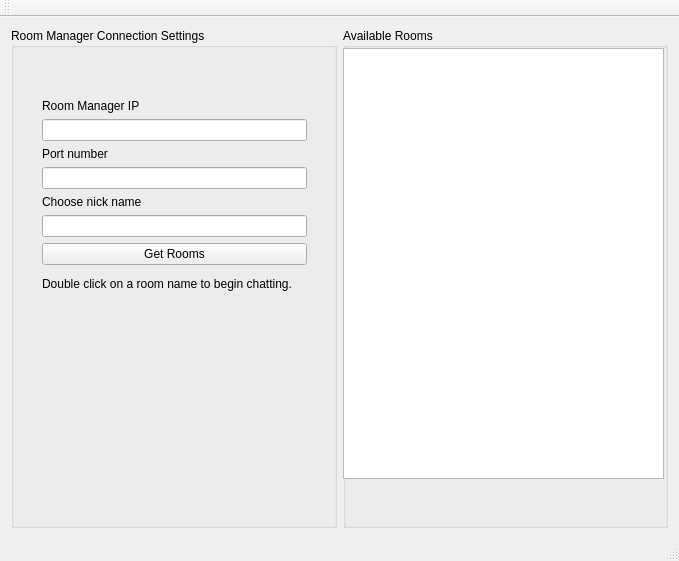
<?xml version="1.0" encoding="UTF-8"?>
<ui version="4.0">
 <class>MainWindow</class>
 <widget class="QMainWindow" name="MainWindow">
  <property name="geometry">
   <rect>
    <x>0</x>
    <y>0</y>
    <width>679</width>
    <height>561</height>
   </rect>
  </property>
  <property name="windowTitle">
   <string>MainWindow</string>
  </property>
  <widget class="QWidget" name="centralWidget">
   <layout class="QGridLayout" name="gridLayout">
    <item row="0" column="0">
     <widget class="QGroupBox" name="groupBox">
      <property name="title">
       <string>Room Manager Connection Settings</string>
      </property>
      <widget class="QWidget" name="">
       <property name="geometry">
        <rect>
         <x>20</x>
         <y>60</y>
         <width>287</width>
         <height>220</height>
        </rect>
       </property>
       <layout class="QVBoxLayout" name="verticalLayout_2">
        <item>
         <layout class="QVBoxLayout" name="verticalLayout">
          <item>
           <widget class="QLabel" name="label">
            <property name="text">
             <string>Room Manager IP</string>
            </property>
           </widget>
          </item>
          <item>
           <widget class="QLineEdit" name="hostAddress"/>
          </item>
          <item>
           <widget class="QLabel" name="label_2">
            <property name="text">
             <string>Port number</string>
            </property>
           </widget>
          </item>
          <item>
           <widget class="QLineEdit" name="portNum"/>
          </item>
          <item>
           <widget class="QLabel" name="label_4">
            <property name="text">
             <string>Choose nick name</string>
            </property>
           </widget>
          </item>
          <item>
           <widget class="QLineEdit" name="nickName"/>
          </item>
          <item>
           <widget class="QPushButton" name="connectBtn">
            <property name="text">
             <string>Get Rooms</string>
            </property>
           </widget>
          </item>
         </layout>
        </item>
        <item>
         <widget class="QLabel" name="label_3">
          <property name="text">
           <string>Double click on a room name to begin chatting.</string>
          </property>
         </widget>
        </item>
       </layout>
      </widget>
     </widget>
    </item>
    <item row="0" column="1">
     <widget class="QGroupBox" name="groupBox_2">
      <property name="title">
       <string>Available Rooms</string>
      </property>
      <widget class="QListWidget" name="roomList">
       <property name="geometry">
        <rect>
         <x>0</x>
         <y>20</y>
         <width>321</width>
         <height>431</height>
        </rect>
       </property>
      </widget>
     </widget>
    </item>
   </layout>
  </widget>
  <widget class="QMenuBar" name="menuBar">
   <property name="geometry">
    <rect>
     <x>0</x>
     <y>0</y>
     <width>679</width>
     <height>22</height>
    </rect>
   </property>
  </widget>
  <widget class="QToolBar" name="mainToolBar">
   <attribute name="toolBarArea">
    <enum>TopToolBarArea</enum>
   </attribute>
   <attribute name="toolBarBreak">
    <bool>false</bool>
   </attribute>
  </widget>
  <widget class="QStatusBar" name="statusBar"/>
 </widget>
 <layoutdefault spacing="6" margin="11"/>
 <resources/>
 <connections/>
</ui>
